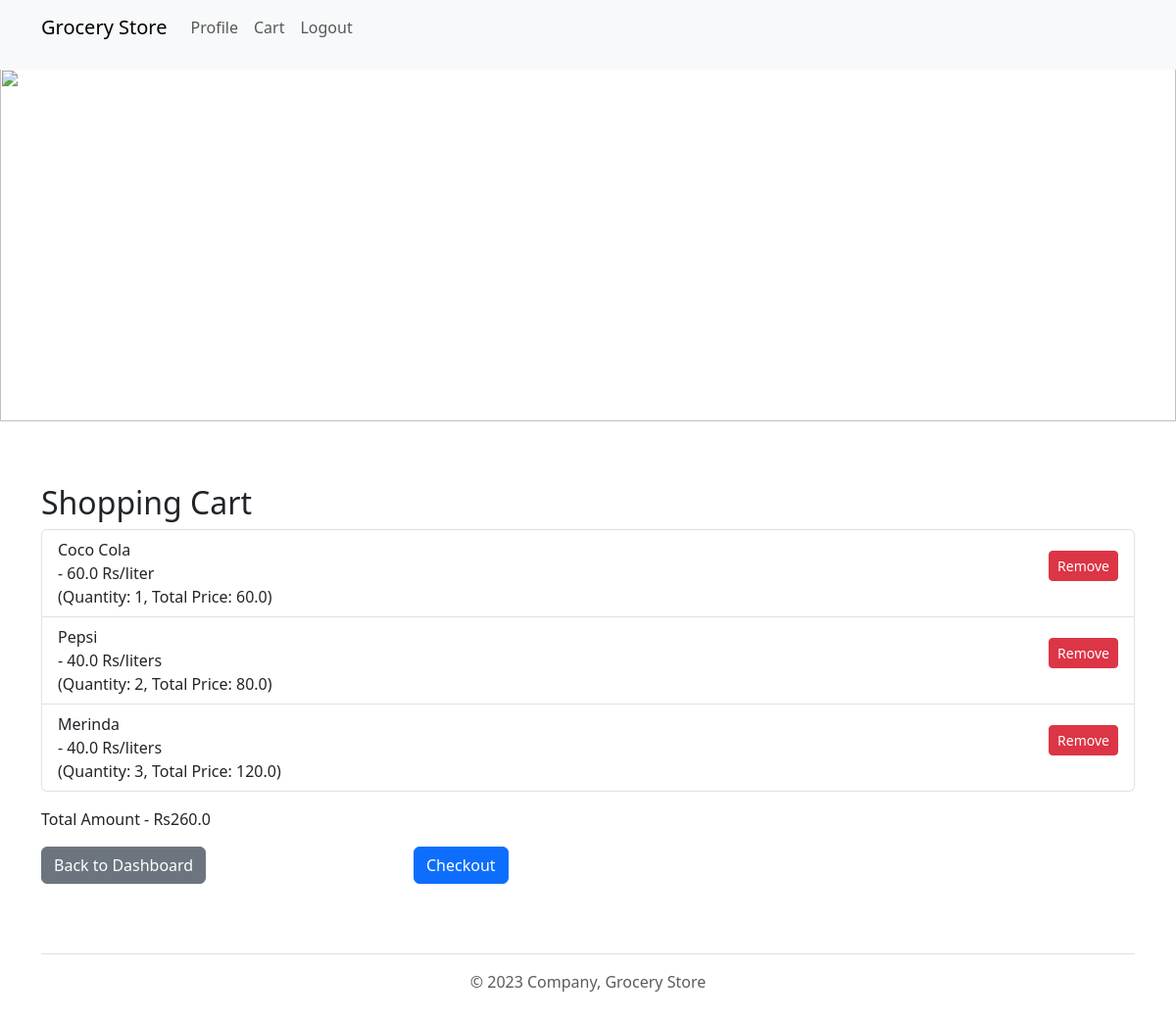
Before: /view_cart (signed in) with the older database file.
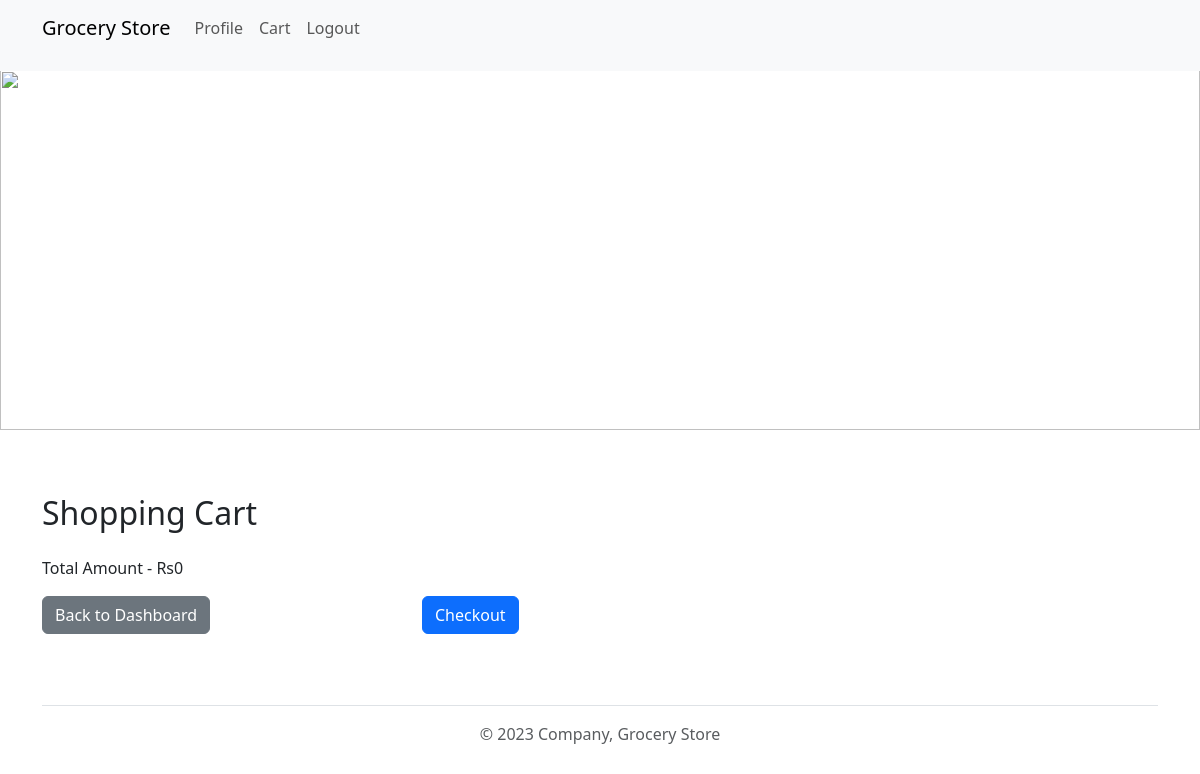
After: the same page with the newer database file.
### application/models.py (models this page shows)
class CartItem(db.Model):
    __tablename__ = "cartitems"
    cart_id = db.Column(db.Integer, primary_key=True, autoincrement=True)
    user_id = db.Column(db.Integer, db.ForeignKey('users.user_id', onupdate='CASCADE'), nullable=False)
    item_id = db.Column(db.Integer, db.ForeignKey('products.product_id', onupdate='CASCADE'), nullable=False)
    quantity = db.Column(db.Integer, nullable=False, default=1)
    item = db.relationship('Products', backref=db.backref('products', lazy=True))

class Products(db.Model):
    __tablename__ = "products"
    product_id = db.Column(db.Integer, primary_key=True, autoincrement=True)
    product_name = db.Column(db.String(200), nullable=False)
    manufacture_date = db.Column(db.Date)
    expiry_date = db.Column(db.Date)
    rate_per_unit = db.Column(db.Float, nullable=False)
    unit = db.Column(db.String(200), nullable=False, default='Rs')
    section_id = db.Column(db.Integer, db.ForeignKey('sections.section_id', onupdate='CASCADE'))
    section = db.relationship('Sections', backref=db.backref('products', lazy=True))
    quantity_available = db.Column(db.Integer, db.CheckConstraint('quantity_available >= 0', name='check_min_quantity') , nullable=False)

### application/controllers.py (the view)
@app.route("/view_cart")
@login_required
def view_cart():
    cart_items = CartItem.query.filter_by(user_id=current_user.user_id).all()
    total = 0
    for cart_item in cart_items:
        total += cart_item.item.rate_per_unit*cart_item.quantity
    return render_template('view_cart.html', cart_items=cart_items, total=total)

### application/controllers.py (called while the page is built)
@login_manager.user_loader
def load_user(user_id):
    return Users.query.get(int(user_id))

### templates/view_cart.html (shortened to what this page needs)
<!DOCTYPE html>
<html>
<head>
    <link href="https://cdn.jsdelivr.net/npm/bootstrap@5.3.0/dist/css/bootstrap.min.css" rel="stylesheet">
    <link rel="stylesheet" type="text/css" href="{{ url_for('static', filename='styles.css') }}">
</head>
<body>
    {% include 'header.html' %}
    {% include 'banner.html' %}
    <div class="container mt-5">
        <h2>Shopping Cart</h2>
        <ul class="list-group">
            {% for cart_item in cart_items %}
            <li class="list-group-item d-flex justify-content-between align-items-center">
                {{ cart_item.item.product_name }} <br>
                - {{ cart_item.item.rate_per_unit }} {{ cart_item.item.unit }} <br>(Quantity: {{ cart_item.quantity }}, Total Price: {{ cart_item.quantity * cart_item.item.rate_per_unit}})
                <a href="{{ url_for('delete_cart_item', cart_id=cart_item.cart_id) }}" class="btn btn-danger btn-sm">Remove</a>
            </li>
            {% endfor %}
        </ul>
        <p class="mt-3">Total Amount - Rs{{ total }}</p>
        <div class="row mt-3">
            <div class="col-md-4">
                <a href="{{ url_for('user_dashboard') }}" class="btn btn-secondary">Back to Dashboard</a>
            </div>
            <div class="col-md-4">
                <a href="{{ url_for('checkout') }}" class="btn btn-primary">Checkout</a>
            </div>
        </div>
    </div>
    {% include 'footer.html' %}
</body>
</html>

### templates/header.html (shortened to what this page needs)
<header class="navbar navbar-expand-lg navbar-light bg-light fixed-top">
    <div class="container">
        <a class="navbar-brand" href="{{ url_for('user_dashboard') }}">Grocery Store</a>
        <div class="collapse navbar-collapse" id="navbarNav">
            <ul class="navbar-nav ml-auto">
                <li class="nav-item active">
                    <a class="nav-link" href="{{ url_for('profile') }}">Profile</a>
                </li>
                <li class="nav-item">
                    <a class="nav-link" href="{{ url_for('view_cart') }}">Cart</a>
                </li>
                <li class="nav-item">
                    <a class="nav-link" href="{{ url_for('logout') }}">Logout</a>
                </li>
            </ul>
        </div>
    </div>
</header>

### templates/banner.html (shortened to what this page needs)
  <img src="/static/banner.jpg" id="banner" >

### templates/footer.html
<div class="container">
    <footer class="py-3 my-4">
      <p class="text-center text-body-secondary border-top pt-3 mt-3">&copy; 2023 Company, Grocery Store</p>
    </footer>
</div>

### static/styles.css (style rules this page uses)
body { padding-top: 70px; }
a { display: block; text-align: center; font-size: 18px; margin-bottom: 15px; text-decoration: none; color: #007bff; }

### templates/banner.html (style rules this page uses)
#banner { height: 360px; width: 100%; object-fit: cover; margin-bottom: 16px; }

Changed rows visible on the page:
removed CartItem: item.product_name "Coco Cola", item.rate_per_unit "60.0", item.unit "Rs/liter", quantity "1", cart_item.quantity*cart_item.item.rate_per_unit "60.0"
removed CartItem: item.product_name "Pepsi", item.rate_per_unit "40.0", item.unit "Rs/liters", quantity "2", cart_item.quantity*cart_item.item.rate_per_unit "80.0"
removed CartItem: item.product_name "Merinda", item.rate_per_unit "40.0", item.unit "Rs/liters", quantity "3", cart_item.quantity*cart_item.item.rate_per_unit "120.0"
Other visible differences:
{{ total }}: "260.0" → "0"
